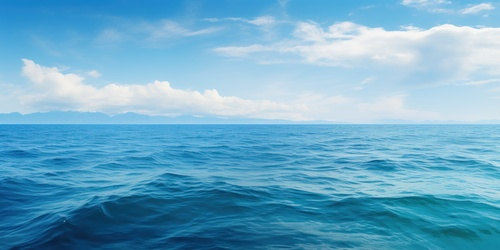
#> input picture Lab1_image-representation/pic.jpg, 500 x 250 px
$ jupyter execute Lab1_1.ipynb   (shell and % lines are left out)
#> lines starting #> are read from the running program, lines starting #| are printed output that depends on the picture
# **Lab 1.1 Image Representation**

[cell 1]
import cv2
import numpy as np
import math
import matplotlib.image as mpimg
import matplotlib.pyplot as plt
import mpl_toolkits

from matplotlib import pyplot as plt
from mpl_toolkits.mplot3d import Axes3D

## **Image Color Order with different libraries**
In this part, you will explore how different libraries interpret and display image colors. Specifically, you will compare Matplotlib and OpenCV libraries for image loading and display.

**Load and Display Images:**
   - Load an image using both Matplotlib `plt.imread()` and OpenCV `cv2.imread()` libraries.
   - Display the images side by side using Matplotlib.

**HINT** : `plt.imread()`,`cv2.imread()`,`fig, axs = plt.subplots(1, 2)`
<details>

<summary>
<font size="3" color="orange">
<b>Expected output</b>
</font>
</summary>

- The output should resemble this, but not be identical

</details>

[cell 2]
### START CODE HERE ###
mpl_img = plt.imread('pic.jpg')
#> mpl_img is the input picture: shape (250, 500, 3); mean R, G, B 108, 170.3, 201
cv2_img = cv2.imread('pic.jpg')

fig,axs = plt.subplots(1, 2)
axs[0].imshow(mpl_img)
axs[0].set_title('Matplotlib Image')
axs[1].imshow(cv2_img)
axs[1].set_title('OpenCV Image')

plt.show()
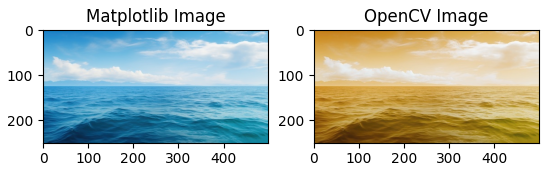
#> figure drawn by matplotlib, 2 panels; B, G, R data is drawn as R, G, B
### END CODE HERE ###

### Opencv [BGR] vs Matplotlib [RGB]
Examine the grayscale representations of individual color channels for each library.
***PLEASE use direct slicing method***

<details>

<summary>
<font size="3" color="orange">
<b>Expected output</b>
</font>
</summary>

- The output should resemble this, but not be identical

</details>

[cell 3]
### START CODE HERE ###
fig, axs = plt.subplots(2,4)
axs[0][0].imshow(mpl_img)
axs[0][0].set_ylabel('Matplotlib Image')
axs[1][0].imshow(cv2_img)
axs[1][0].set_ylabel('OpenCV Image')


axs[0][1].imshow(mpl_img[:,:,0],cmap='gray')
axs[0][1].set_title('R')
axs[0][2].imshow(mpl_img[:,:,1],cmap='gray')
axs[0][2].set_title('G')
axs[0][3].imshow(mpl_img[:,:,2],cmap='gray')
axs[0][3].set_title('B')

axs[1][1].imshow(cv2_img[:,:,0],cmap='gray')
axs[1][1].set_title('B')
axs[1][2].imshow(cv2_img[:,:,1],cmap='gray')
axs[1][2].set_title('G')
axs[1][3].imshow(cv2_img[:,:,2],cmap='gray')
axs[1][3].set_title('R')


plt.show()
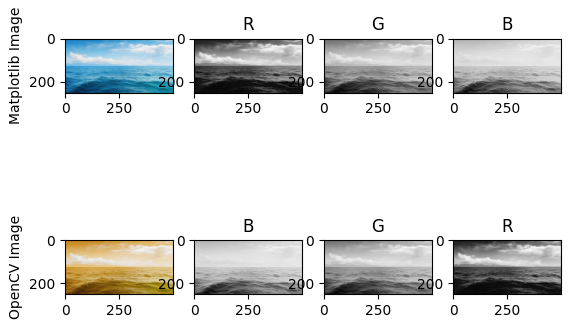
#> figure drawn by matplotlib, 8 panels; B, G, R data is drawn as R, G, B
### END CODE HERE ###

##### Opencv BGR -> RGB
Compare the images displayed after conversion using both methods (`cv2.cvtColor()` and `direct slicing`).

Use `cv2.cvtColor()`
<details>

<summary>
<font size="3" color="orange">
<b>Expected output</b>
</font>
</summary>

- The output should resemble this, but not be identical

</details>

[cell 4]
### START CODE HERE ###
cv2_img_convert = cv2.cvtColor(cv2_img,cv2.COLOR_BGR2RGB)

plt.imshow(cv2_img_convert)
plt.show()
### END CODE HERE ###

Use `direct slicing method (array[...])`
<details>

<summary>
<font size="3" color="orange">
<b>Expected output</b>
</font>
</summary>

- The output should resemble this, but not be identical

</details>

[cell 5]
### START CODE HERE ###

plt.imshow(cv2_img[:,:,::-1])
plt.show()
### END CODE HERE ###

## **Image Reshape**

Implement the code to tranform the image from ***channels last (HWC) to channels first (CHW)***.<br>

**NumPy Transpose**<br>
Compare the difference between :
- `np.transpose()`
- `np.transpose(,(2,0,1))`

<details>

<summary>
<font size="3" color="orange">
<b>Expected output</b>
</font>
</summary>

- The output should resemble this, but not be identical
- The image display only the Red channel.

```
np.transpose(mpl_img) => Before : (3265, 4898, 3) | After : (3, 4898, 3265)
np.transpose(mpl_img,(2,0,1)) => Before : (3265, 4898, 3) | After : (3, 3265, 4898)
```

</details>

[cell 6]
### START CODE HERE ###

reshaped_trade_trans = np.transpose(mpl_img) # w,h,c -> c,h,w
print('np.transpose(mpl_img) => Before :',mpl_img.shape,'| After :',reshaped_trade_trans.shape)
#| np.transpose(mpl_img) => Before : (250, 500, 3) | After : (3, 500, 250)


reshaped_trans = np.transpose(mpl_img,(2,0,1)) # w,h,c -> c,w,h
print('np.transpose(mpl_img,(2,0,1)) => Before :',mpl_img.shape,'| After :',reshaped_trans.shape)
#| np.transpose(mpl_img,(2,0,1)) => Before : (250, 500, 3) | After : (3, 250, 500)


fig, axs = plt.subplots(1,3)

axs[0].imshow(mpl_img[:,:,0],cmap='gray')
axs[0].set_title('Before')
axs[1].imshow(reshaped_trade_trans[0,:,:],cmap='gray')
axs[1].set_title('np.transpose(mpl_image)')
axs[2].imshow(reshaped_trans[0,:,:],cmap='gray')
axs[2].set_title('np.transpose(mpl_image,(2,0,1))')


plt.show()
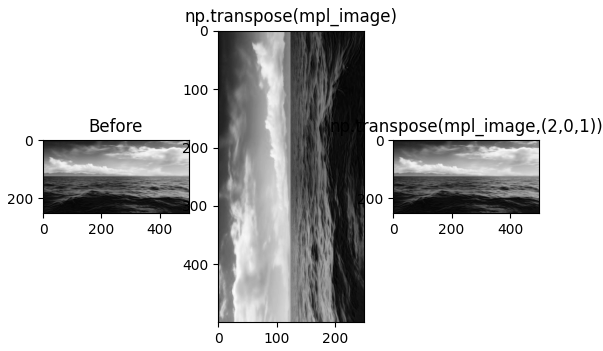
#> figure drawn by matplotlib, 3 panels


### END CODE HERE ###

If you code work properly, the cell below should run without error.

[cell 7]
assert reshaped_trade_trans.shape == (mpl_img.shape[2], mpl_img.shape[1], mpl_img.shape[0]), \
    f"Error: Shape mismatch after traditional transpose. Expected {(mpl_img.shape[1], mpl_img.shape[0], mpl_img.shape[2])}, got {reshaped_trade_trans.shape}"
print("Assertion for traditional transpose passed successfully.")

assert reshaped_trans.shape == (mpl_img.shape[2], mpl_img.shape[0], mpl_img.shape[1]), \
    f"Error: Shape mismatch after specified transpose. Expected {(mpl_img.shape[2], mpl_img.shape[0], mpl_img.shape[1])}, got {reshaped_trans.shape}"
print("Assertion for specified transpose passed successfully.")

**NumPy Reshape**

Use `np.reshape()`. Ensure the new shape is (3, height, width).
<details>

<summary>
<font size="3" color="orange">
<b>Expected output</b>
</font>
</summary>

- The output should resemble this, but not be identical
- The image display only the Red channel.

```
Before : (3265, 4898, 3) | After : (3, 3265, 4898)
```

</details>

[cell 8]
### START CODE HERE ###
reshaped_reshape = np.reshape(mpl_img,(3,250,500)) # w,h,c -> c,w,h
print('Before :',mpl_img.shape,'| After :',reshaped_reshape.shape)
#| Before : (250, 500, 3) | After : (3, 250, 500)

fig, axs = plt.subplots(1,2)

axs[0].imshow(mpl_img[:,:,0],cmap='gray')
axs[0].set_title('Before')
axs[1].imshow(reshaped_reshape[0,:,:],cmap='gray')
axs[1].set_title('np.reshape(mpl_image,(3,3265,4898))')


plt.show()
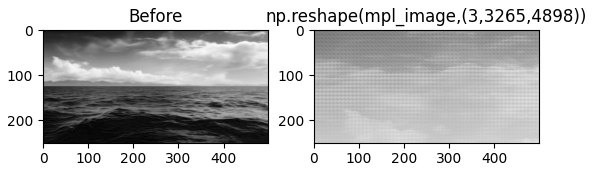
#> figure drawn by matplotlib, 2 panels

# print(mpl_img.shape)


### END CODE HERE ###

If you code work properly, the cell below should run without error.

[cell 9]
assert reshaped_reshape.shape == (mpl_img.shape[2], mpl_img.shape[0], mpl_img.shape[1]), \
    f"Error: Shape mismatch after reshape. Expected {(mpl_img.shape[2], mpl_img.shape[0], mpl_img.shape[1])}, got {reshaped_reshape.shape}"
print("Assertion for reshape passed successfully.")

**NumPy moveaxis**

Use `np.moveaxis` to move the channels axis from the last position to the first.
<details>

<summary>
<font size="3" color="orange">
<b>Expected output</b>
</font>
</summary>

- The output should resemble this, but not be identical
- The image display only the Red channel.

```
Before : (3265, 4898, 3) | After : (3, 3265, 4898)
```

</details>

[cell 10]
### START CODE HERE ###
reshaped_mvx = np.moveaxis(mpl_img,-1,0) # move axis -1 w,h,c -> c,w,h
print('Before :',mpl_img.shape,'| After :',reshaped_mvx.shape)
#| Before : (250, 500, 3) | After : (3, 250, 500)

fig, axs = plt.subplots(1,2)

axs[0].imshow(mpl_img[:,:,0],cmap='gray')
axs[0].set_title('Before')
axs[1].imshow(reshaped_mvx[0,:,:],cmap='gray')
axs[1].set_title('np.moveaxis(mpl_img,-1,0)')


plt.show()
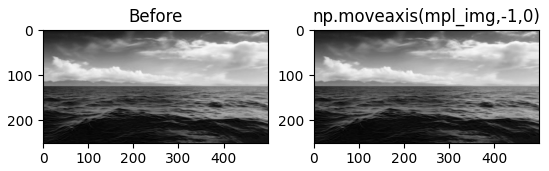
#> figure drawn by matplotlib, 2 panels


### END CODE HERE ###

If you code work properly, the cell below should run without error.

[cell 11]
assert reshaped_mvx.shape == (mpl_img.shape[2], mpl_img.shape[0], mpl_img.shape[1]), \
    f"Error: Shape mismatch after np.moveaxis. Expected {(mpl_img.shape[2], mpl_img.shape[0], mpl_img.shape[1])}, got {reshaped_mvx.shape}"
print("Assertion for np.moveaxis passed successfully.")

## **Reduce Bit Depth using Quantization**
In this part, you will explore how to reduce the bit depth of an image using quantization. Quantization is a technique used to map pixel values from a continuous range to a smaller set of discrete values, effectively reducing the number of bits used to represent each pixel.
$$
\begin{align*}
Q_{level} &= 2^{bit dept-1}\\
Q &= floor(NormValue(S_i) * Q_{level})\\
Q &= floor((\frac{S_i-S_{min}}{S_{max}-S_{min}})*Q_{level})
\end{align*}
$$

Please complete the function below.

<details>

<summary>
<font size="3" color="orange">
<b>Expected output</b>
</font>
</summary>

- The output should resemble this, but not be identical

</details>

[cell 12]
### START CODE HERE ###
def quantize(img, bit_depth):
    temp_img = img.astype(np.float16)

    qlevel = 2**bit_depth -1
    quantized_img = np.round((temp_img-np.min(temp_img))/(np.max(temp_img)-np.min(temp_img))*qlevel)

    return quantized_img.astype(np.uint8)
### END CODE HERE ###

[cell 13]
### START CODE HERE ###
gray_img = cv2.cvtColor(cv2_img, cv2.COLOR_RGB2GRAY)
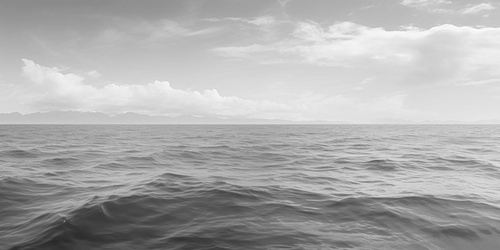
#> gray_img: shape (250, 500); min 40, max 253, mean 172.4
bd8 = quantize(gray_img,8)
#> in quantize, `quantized_img = np.round((temp_img-np.min(temp_img))/(np.max(temp_img)..`:
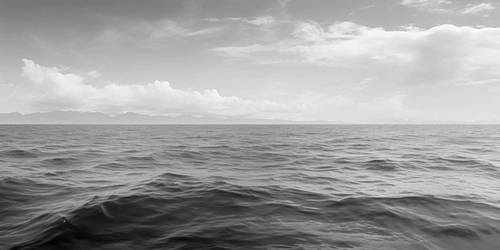
#> quantized_img: shape (250, 500) float16; min 0, max 255, mean 158.5
bd4 = quantize(gray_img,4)

fig, axs = plt.subplots(1,2)
axs[0].imshow(bd8,cmap='gray')
axs[0].set_title('bit depth = 8')
axs[1].imshow(bd4,cmap='gray')
axs[1].set_title('bit depth = 4')


plt.show()
### END CODE HERE ###

If you code work properly, the cell below should run without error.

[cell 14]
max_value_bd8 = 2**8 - 1
max_value_bd4 = 2**4 - 1

assert np.min(bd8) >= 0 and np.max(bd8) <= max_value_bd8, \
    f"Error: Values in bd8 are out of expected range 0-{max_value_bd8}. Got min={np.min(bd8)}, max={np.max(bd8)}"
assert np.min(bd4) >= 0 and np.max(bd4) <= max_value_bd4, \
    f"Error: Values in bd4 are out of expected range 0-{max_value_bd4}. Got min={np.min(bd4)}, max={np.max(bd4)}"

## **3D Image Surface**

use `plot_surface()` to plot the image in 3D space, where the z-axis represents the normalized pixel intensity values.

<details>

<summary>
<font size="3" color="orange">
<b>Expected output</b>
</font>
</summary>

- The output should resemble this, but not be identical

</details>

[cell 15]
### START CODE HERE ###
cv_img_gray = cv2.cvtColor(cv2_img, cv2.COLOR_RGB2GRAY)


fig = plt.figure()
ax = fig.add_subplot(111, projection='3d')


x = np.arange(cv_img_gray.shape[1])
#> x = 500 values from 0 to 499
y = np.arange(cv_img_gray.shape[0])
#> y = 250 values from 0 to 249
X, Y = np.meshgrid(x, y)

ax.plot_surface(X, Y, cv_img_gray ,cmap='gray')
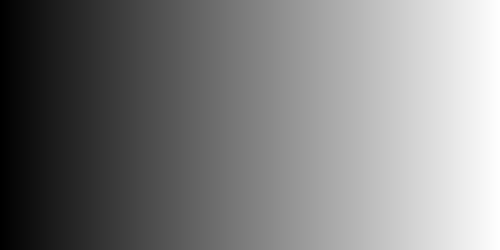
#> X: shape (250, 500) int64; min 0, max 499, mean 249.5; drawn with min black and max white


plt.show()
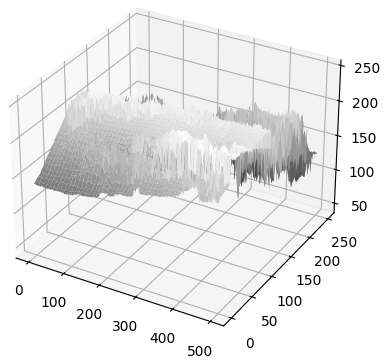
#> figure drawn by matplotlib, 1 panel
### END CODE HERE ###
